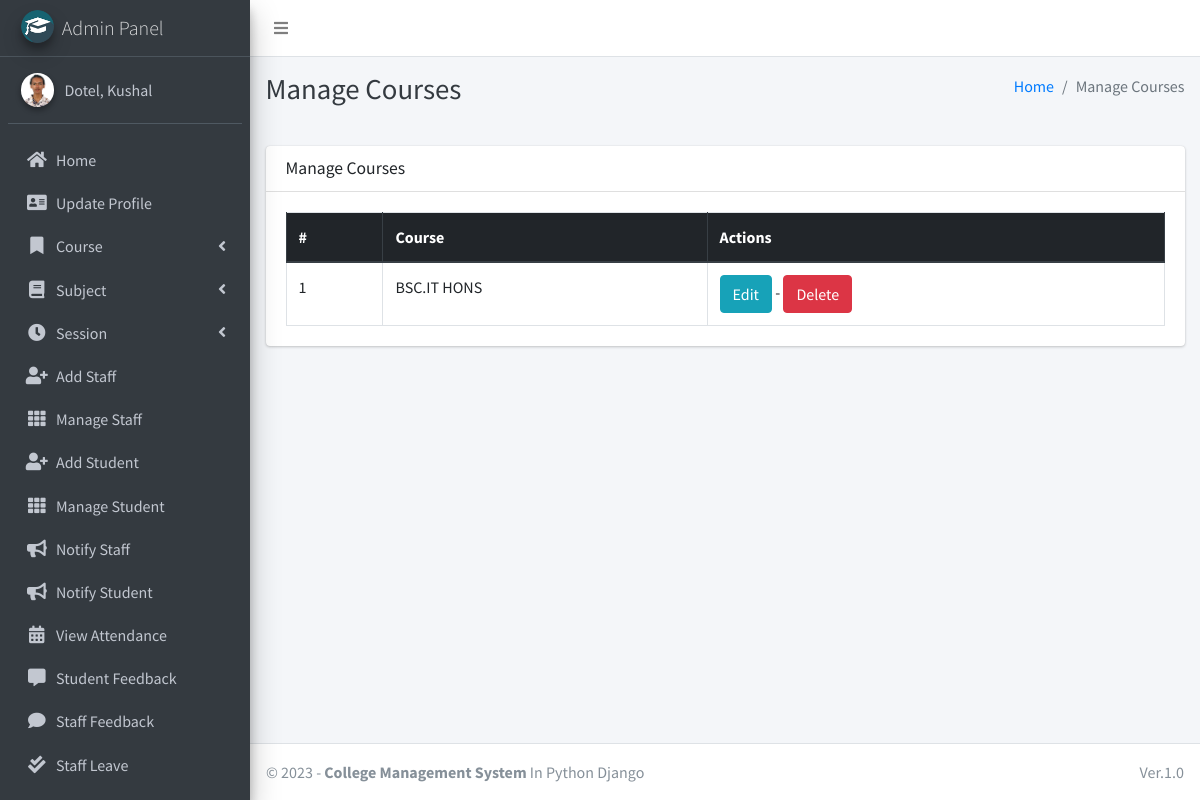
/course/manage/ (signed in), run on the app's committed database.
### main_app/models.py (models this page shows, shortened)
class CustomUser(AbstractUser):
    USER_TYPE = ((1, "HOD"), (2, "Staff"), (3, "Student"))
    GENDER = [("M", "Male"), ("F", "Female")]
    username = None  # Removed username, using email instead
    email = models.EmailField(unique=True)
    user_type = models.CharField(default=1, choices=USER_TYPE, max_length=1)
    gender = models.CharField(max_length=1, choices=GENDER)
    profile_pic = models.ImageField()
    address = models.TextField()
    fcm_token = models.TextField(default="")  # For firebase notifications
    created_at = models.DateTimeField(auto_now_add=True)
    updated_at = models.DateTimeField(auto_now=True)
    USERNAME_FIELD = "email"
    REQUIRED_FIELDS = []
    objects = CustomUserManager()
    def __str__(self):
        return self.last_name + ", " + self.first_name

class Course(models.Model):
    name = models.CharField(max_length=120)
    created_at = models.DateTimeField(auto_now_add=True)
    updated_at = models.DateTimeField(auto_now=True)

### main_app/hod_views.py (the view)
# urls.py: path("course/manage/", hod_views.manage_course, name='manage_course'),
def manage_course(request):
    courses = Course.objects.all()
    context = {
        'courses': courses,
        'page_title': 'Manage Courses'
    }
    return render(request, "hod_template/manage_course.html", context)

### main_app/templates/hod_template/manage_course.html
{% extends 'main_app/base.html' %}
{% load static %}
{% block page_title %}{{page_title}}{% endblock page_title %}
{% block content %}
<section class="content">
    <div class="container-fluid">
        <div class="row">
            <div class="col-md-12">
                <div class="card">
                    <div class="card-header">
                        <h3 class="card-title">{{page_title}}</h3>
                    </div>
                    <div class="card-body">
                        <table id="example2" class="table table-bordered table-hover">
                            <thead class="thead-dark">
                                <tr>
                                    <th>#</th>
                                    <th>Course</th>
                                    <th>Actions</th>
                                </tr>
                            </thead>
                            <tbody>
                                {% for course in courses %}
                                <tr>
                                    <td>{{ forloop.counter }}</td>
                                    <td>{{course.name}}</td>
                                    <td>
                                        <a href="{% url 'edit_course' course.id %}" class="btn btn-info">Edit</a> -
                                        <a href="{% url 'delete_course' course.id %}" onclick="return confirm('Are you sure you want to delete this course ?')" class="btn btn-danger">Delete</a>
                                    </td>
                                </tr>
                                {% endfor %}
                            </tbody>
                        </table>
                    </div>
                </div>
            </div>
        </div>
    </div>
</section>
{% endblock content %}

### main_app/templates/main_app/sidebar_template.html (shortened to what this page needs)
{% load static %}
<aside class="main-sidebar sidebar-dark-info elevation-4">
    {% if request.user.user_type == '1' %}
    <a href="{% url 'admin_home' %}" class="brand-link">
        <img src="{% static 'dist/img/cmsl.png' %} " alt="AdminLTE Logo"
            class="brand-image img-circle elevation-3" >
        <span class="brand-text font-weight-light">Admin Panel</span>
    </a>
    <div class="sidebar">
        <div class="user-panel mt-3 pb-3 mb-3 d-flex">
            <div class="image">
                <img src="{{ request.user.profile_pic}}" class="img-circle elevation-2" alt="User Image">
            </div>
            <div class="info">
                <a href="#" class="d-block">{{user}}</a>
            </div>
        </div>
        <nav class="mt-2">
            <ul class="nav nav-pills nav-sidebar flex-column" data-widget="treeview" role="menu" data-accordion="false">
                <li class="nav-item">
                    {% url 'admin_home' as admin_home %}
                    <a href="{{admin_home}}" class="nav-link {% if admin_home == request.path %} active {% endif %}">
                        <i class="nav-icon fas fa-home"></i>
                        <p>
                            Home
                        </p>
                    </a>
                </li>
                <li class="nav-item">
                    {% url 'admin_view_profile' as admin_view_profile %}
                    <a href="{{admin_view_profile}}"
                        class="nav-link {% if admin_view_profile == request.path %} active {% endif %}">
                        <i class="nav-icon fas fa-address-card"></i>
                        <p>
                            Update Profile
                        </p>
                    </a>
                </li>
                <li class="nav-item has-treeview">
                    <a href="#" class="nav-link">
                        <i class="nav-icon fas fa-bookmark"></i>
                        <p>
                            Course
                            <i class="fas fa-angle-left right"></i>
                        </p>
                    </a>
                </li>
                <li class="nav-item has-treeview">
                    <a href="#" class="nav-link">
                        <i class="nav-icon fas fa-book"></i>
                        <p>
                            Subject
                            <i class="fas fa-angle-left right"></i>
                        </p>
                    </a>
                </li>
                <li class="nav-item has-treeview">
                    <a href="#" class="nav-link">
                        <i class="nav-icon fas fa-clock"></i>
                        <p>
                            Session
                            <i class="fas fa-angle-left right"></i>
                        </p>
                    </a>
                </li>
                <li class="nav-item">
                    {% url 'add_staff' as add_staff %}
                    <a href="{{add_staff}}" class="nav-link {% if add_staff == request.path %} active {% endif %}">
                        <i class="nav-icon fas fa-user-plus"></i>
                        <p>
                            Add Staff
                        </p>
                    </a>
                </li>
                <li class="nav-item">
                    {% url 'manage_staff' as manage_staff %}
                    {% url 'edit_staff' staff_id as edit_staff %}
                    <a href="{{manage_staff}}"
                        class="nav-link {% if manage_staff == request.path or request.path == edit_staff %} active {% endif %}">
                        <i class="nav-icon fas fa-th"></i>
                        <p>
                            Manage Staff
                        </p>
                    </a>
                </li>
                <li class="nav-item">
                    {% url 'add_student' as add_student%}
                    <a href="{{add_student}}" class="nav-link  {% if add_student == request.path %} active {% endif %}">
                        <i class="nav-icon fas fa-user-plus"></i>
                        <p>
                            Add Student
                        </p>
                    </a>
                </li>
                <li class="nav-item">
                    {% url 'manage_student' as manage_student %}
                    {% url 'edit_student' student_id as edit_student %}
                    <a href="{{manage_student}}"
                        class="nav-link  {% if edit_student == request.path or manage_student == request.path %} active {% endif %}">
                        <i class="nav-icon fas fa-th"></i>
                        <p>
                            Manage Student
                        </p>
                    </a>
                </li>
                <li class="nav-item">
                    {% url 'admin_notify_staff' as admin_notify_staff %}
                    <a href="{{admin_notify_staff}}"
                        class="nav-link {% if admin_notify_staff == request.path %} active {% endif %}">
                        <i class="nav-icon fas fa-bullhorn"></i>
                        <p>
                            Notify Staff
                        </p>
                    </a>
                </li>
                <li class="nav-item">
                    {% url 'admin_notify_student' as admin_notify_student %}
                    <a href="{{admin_notify_student}}"
                        class="nav-link {% if admin_notify_student == request.path %} active {% endif %}">
                        <i class="nav-icon fas fa-bullhorn"></i>
                        <p>
                            Notify Student
                        </p>
                    </a>
                </li>
                <li class="nav-item">
                    {% url 'admin_view_attendance' as admin_view_attendance %}
                <li class="nav-item">
                    <a href="{{admin_view_attendance}}"
                        class="nav-link  {% if admin_view_attendance == request.path %} active {% endif %}">
                        <i class="nav-icon fas fa-calendar-alt"></i>
                        <p>
                            View Attendance
                        </p>
                    </a>
                </li>
                <li class="nav-item">
                    {% url 'student_feedback_message' as student_feedback_message %}
                    <a href="{{ student_feedback_message }}"
                        class="nav-link  {% if student_feedback_message == request.path %} active {% endif %}">
                        <i class="nav-icon fas fa-comment-alt"></i>
                        <p>
                            Student Feedback
                        </p>
                    </a>
                </li>
                <li class="nav-item">
                    {% url 'staff_feedback_message' as staff_feedback_message %}
                    <a href="{{staff_feedback_message}}"
                        class="nav-link   {% if staff_feedback_message == request.path %} active {% endif %}">
                        <i class="nav-icon fas fa-comment"></i>
                        <p>
                            Staff Feedback
                        </p>
                    </a>
                </li>
                <li class="nav-item">
                    {% url 'view_staff_leave' as view_staff_leave %}
                    <a href="{{view_staff_leave}}"
                        class="nav-link  {% if view_staff_leave == request.path %} active {% endif %}">
                        <i class="nav-icon fas fa-check-double"></i>
                        <p>
                            Staff Leave
                        </p>
                    </a>
                </li>
                <li class="nav-item">
                    {% url 'view_student_leave' as view_student_leave %}
                    <a href="{% url 'view_student_leave' %}"
                        class="nav-link  {% if view_student_leave == request.path %} active {% endif %}">
                    </a>
                </li>
                                        {% endif %}
                                    </ul>
                                </nav>
                            </div>
</aside>

### data on the page
CustomUser: user.profile_pic (picture), last_name+first_name "Dotel, Kushal"
Course: name "BSC.IT HONS"

### other printed values
{{ page_title }} "Manage Courses"
